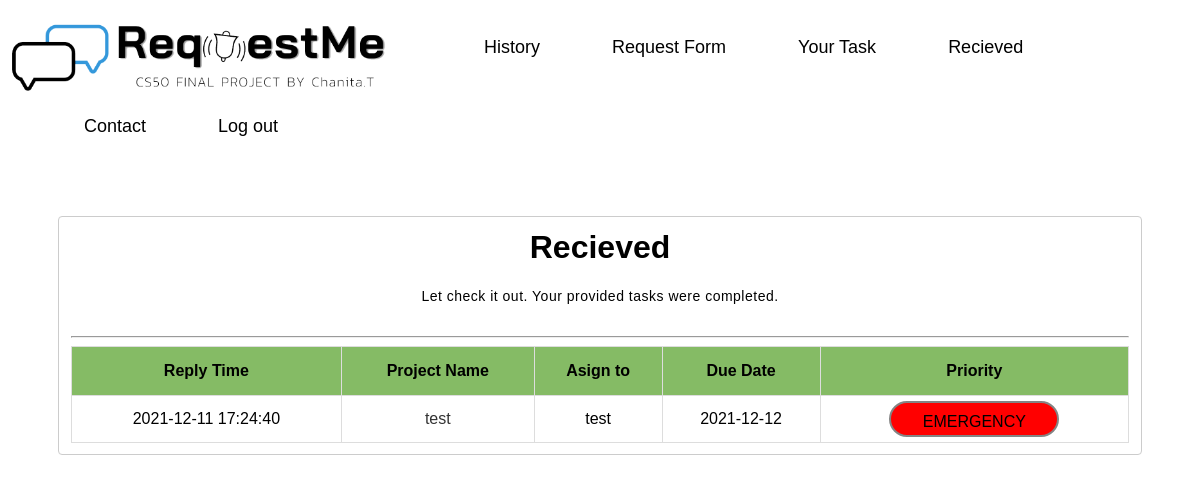
Screenshot of /recieved (signed in) with the database file from the repository.
### tables this page shows
CREATE TABLE replyinfo(
reply_no INTEGER PRIMARY KEY AUTOINCREMENT NOT NULL,
reply time TIMESTAMP NOT NULL DEFAULT CURRENT_TIMESTAMP,
user_id INTEGER NOT NULL,
project_no INTEGER NOT NULL,
detail TEXT,
files PATH);

CREATE TABLE requestmeinfo(
no INTEGER PRIMARY KEY AUTOINCREMENT NOT NULL,
requesttime TIMESTAMP NOT NULL DEFAULT CURRENT_TIMESTAMP,
user_id INTEGER NOT NULL,
username TEXT,
toemail TEXT,
cc TEXT,
project_name TEXT,
priority TEXT,
duedate DATE,
duetime TIME,
detail TEXT,
files PATH,
status varchar(100) DEFAULT 'IN PROGRESS');

### application.py (the view)
@app.route("/recieved", methods=["GET", "POST"])
@login_required
def recieved():
    user_id = session["user_id"]
    print(user_id)
    emails = db.execute("SELECT email FROM userinfo WHERE id = ?", user_id)
    email = emails[0]["email"]
    info = db.execute("SELECT * FROM requestmeinfo WHERE user_id = ? AND status = 'COMPLETED'", user_id)
    reply = db.execute("SELECT * FROM replyinfo")
    print(reply)
    return render_template("recieved.html", info = info, reply=reply)

### application.py (called while the page is built)
@app.after_request
def after_request(response):
    response.headers["Cache-Control"] = "no-cache, no-store, must-revalidate"
    response.headers["Expires"] = 0
    response.headers["Pragma"] = "no-cache"
    return response

def login_required(f):
    @wraps(f)
    def decorated_function(*args, **kwargs):
        if session.get("user_id") is None:
            flash('Unauthorized, Please login','warning')
            return redirect("/login")
        return f(*args, **kwargs)
    return decorated_function

### templates/recieved.html (shortened to what this page needs)
{% extends "layout.html" %}
{% block main %}
<form action="/recieved" method="post">
<div class="yourtask">
        <h1>Recieved</h1>
        <p>Let check it out. Your provided tasks were completed.</p>
        <hr />
<table class="table-sortable" id="tabletask">
    <thead>
    <tr  class="bg-info">
        <th data-column="replytime" data-order="desc">Reply Time </th>
        <th data-column="projectname" data-order="desc">Project Name </th>
        <th data-column="to" data-order="desc">Asign to </th>
        <th data-column="duedate" data-order="desc">Due Date </th>
        <th data-column="priority" data-order="desc">Priority </th>
    </tr>
    </thead>
    <tbody id="myTable">
            {% for list in info %}
                <tr>
                    {% for reply in reply %}
                        {% if list.no == reply.project_no %}
                            <td>{{ reply.reply }}</td>
                            <td><a href="/recieved/{{ list.no }}">{{ list.project_name }}</a></td>
                            <td>{{ list.toemail }}</td>
                            <td>{{ list.duedate }}</td>
                            <td>
                                {% if list.priority.lower() == "fyi" %}
                                    <div id="textbox" style="background-color: #848482;">{{ list.priority }}</div>
                                {% elif list.priority.lower() == "low" %}
                                    <div id="textbox" style="background-color: #007fff;">{{ list.priority }}</div>
                                {% elif list.priority.lower() == "medium" %}
                                    <div id="textbox" style="background-color: green;">{{ list.priority }}</div>
                                {% elif list.priority.lower() == "high" %}
                                    <div id="textbox" style="background-color: #fdee00;">{{ list.priority }}</div>
                                {% elif list.priority.lower() == "emergency" %}
                                    <div id="textbox" style="background-color: red;">{{ list.priority }}</div>
                                {% endif %}
                            </td>
                        {% endif %}
                    {% endfor %}
                </tr>
            {% endfor %}
    </tbody>
</table>
</div>
</form>
{% endblock %}

### static/styles.css (style rules this page uses)
* { box-sizing: border-box; }
h1 { font-weight: bold; margin: 0; }
p { font-size: 14px; font-weight: 100; line-height: 20px; letter-spacing: 0.5px; margin: 20px 0 30px; }
a { color: #333; font-size: 14px; text-decoration: none; margin: 15px 0; }
form { background-color: #FFFFFF; display: flex; align-items: center; justify-content: center; flex-direction: column; padding: 0 50px; height: 100%; text-align: center; }
hr { width: 100%; margin-left: auto; margin-right: auto; }
.table-sortable th { cursor: pointer; }
.yourtask { margin-top: 50px; width: 100%; padding: 12px; border: 1px solid #ccc; border-radius: 4px; resize: vertical; }
#tabletask { font-family: Arial, Helvetica, sans-serif; border-collapse: collapse; width: 100%; }
#tabletask td, #tabletask th { border: 1px solid #ddd; padding: 5px; }
#tabletask th { padding-top: 15px; padding-bottom: 15px; text-align: center; background-color: #85bb65; color: black; }
#tabletask a { font-size: 16px; }
#textbox { margin: 0 auto; padding-top: 0.6rem; padding-bottom: 1.4rem; text-align: center; width: 170px; height: 10px; border: 2px solid #848484; border-radius: 30px; text-transform: uppercase; }
.rightside-c th, td { padding: 5px; border-bottom: 1px solid gray; }

### rows the page displays
requestmeinfo: project_name "test", toemail "test", duedate "2021-12-12", priority "EMERGENCY"
replyinfo: reply "2021-12-11 17:24:40"
